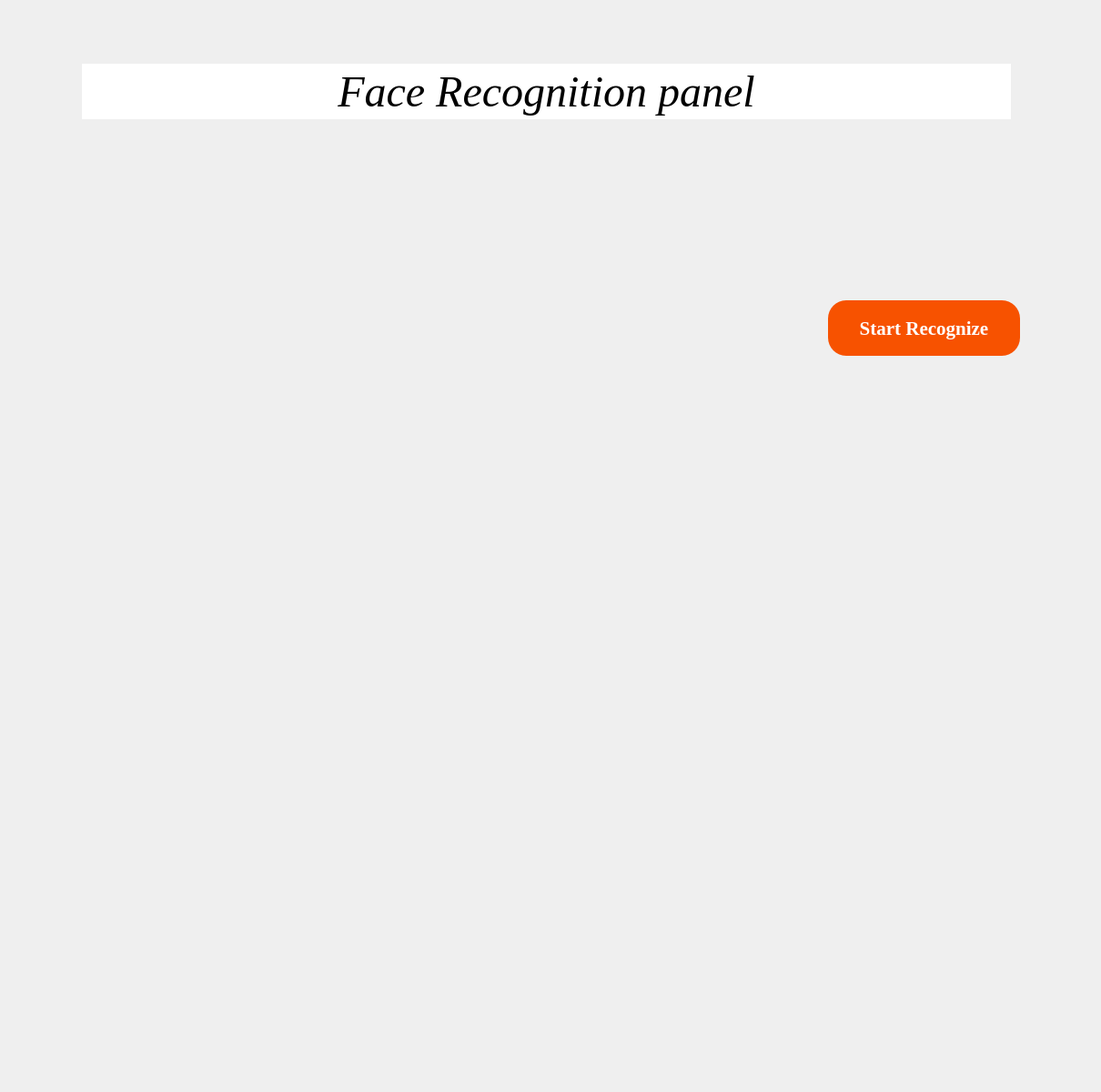
    <widget class="QWidget" name="recognizer_tab">
     <attribute name="title">
      <string>Recognizer</string>
     </attribute>
     <widget class="QLabel" name="label_33">
      <property name="geometry">
       <rect>
        <x>250</x>
        <y>670</y>
        <width>681</width>
        <height>521</height>
       </rect>
      </property>
      <property name="text">
       <string/>
      </property>
      <property name="pixmap">
       <pixmap>face2.jpg</pixmap>
      </property>
      <property name="scaledContents">
       <bool>true</bool>
      </property>
     </widget>
     <widget class="QLabel" name="label_32">
      <property name="geometry">
       <rect>
        <x>0</x>
        <y>20</y>
        <width>1201</width>
        <height>671</height>
       </rect>
      </property>
      <property name="text">
       <string/>
      </property>
      <property name="pixmap">
       <pixmap>imm1.webp</pixmap>
      </property>
     </widget>
     <widget class="QLabel" name="label_37">
      <property name="geometry">
       <rect>
        <x>90</x>
        <y>70</y>
        <width>1021</width>
        <height>61</height>
       </rect>
      </property>
      <property name="font">
       <font>
        <family>Times New Roman</family>
        <pointsize>36</pointsize>
        <weight>50</weight>
        <italic>true</italic>
        <bold>false</bold>
       </font>
      </property>
      <property name="styleSheet">
       <string notr="true">background-color: rgb(255, 255, 255);</string>
      </property>
      <property name="text">
       <string>Face Recognition panel</string>
      </property>
      <property name="alignment">
       <set>Qt::AlignCenter</set>
      </property>
     </widget>
     <widget class="QPushButton" name="f_recognation">
      <property name="geometry">
       <rect>
        <x>910</x>
        <y>330</y>
        <width>211</width>
        <height>61</height>
       </rect>
      </property>
      <property name="font">
       <font>
        <family>Times New Roman</family>
        <pointsize>16</pointsize>
        <weight>75</weight>
        <bold>true</bold>
       </font>
      </property>
      <property name="autoFillBackground">
       <bool>false</bool>
      </property>
      <property name="styleSheet">
       <string notr="true">QPushButton:hover{
background-color:black;
border-radius:20px;
	
}
QPushButton{
background-color: #f75200;
border-radius:20px;
color:white;
}

</string>
      </property>
      <property name="text">
       <string>Start Recognize</string>
      </property>
     </widget>
    </widget>
